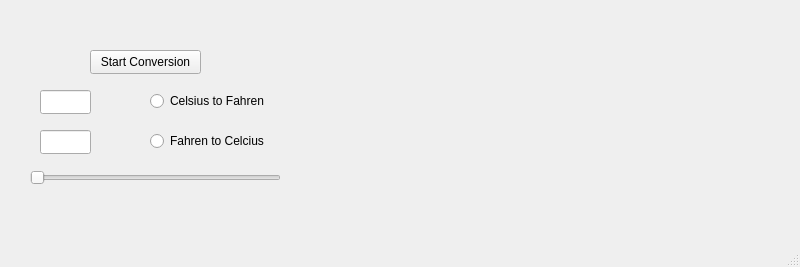
<?xml version="1.0" encoding="UTF-8"?>
<ui version="4.0">
 <class>MainWindow</class>
 <widget class="QMainWindow" name="MainWindow">
  <property name="geometry">
   <rect>
    <x>0</x>
    <y>0</y>
    <width>800</width>
    <height>267</height>
   </rect>
  </property>
  <property name="windowTitle">
   <string>MainWindow</string>
  </property>
  <widget class="QWidget" name="centralwidget">
   <widget class="QRadioButton" name="celsius_to_Fahren">
    <property name="geometry">
     <rect>
      <x>150</x>
      <y>90</y>
      <width>121</width>
      <height>22</height>
     </rect>
    </property>
    <property name="text">
     <string>Celsius to Fahren</string>
    </property>
   </widget>
   <widget class="QRadioButton" name="fahren_to_Celsius">
    <property name="geometry">
     <rect>
      <x>150</x>
      <y>130</y>
      <width>121</width>
      <height>22</height>
     </rect>
    </property>
    <property name="text">
     <string>Fahren to Celcius</string>
    </property>
   </widget>
   <widget class="QPushButton" name="pushButton">
    <property name="geometry">
     <rect>
      <x>90</x>
      <y>50</y>
      <width>111</width>
      <height>24</height>
     </rect>
    </property>
    <property name="text">
     <string>Start Conversion</string>
    </property>
   </widget>
   <widget class="QSlider" name="tempSlider">
    <property name="geometry">
     <rect>
      <x>30</x>
      <y>170</y>
      <width>251</width>
      <height>16</height>
     </rect>
    </property>
    <property name="orientation">
     <enum>Qt::Horizontal</enum>
    </property>
   </widget>
   <widget class="QLineEdit" name="tempInput">
    <property name="geometry">
     <rect>
      <x>40</x>
      <y>90</y>
      <width>51</width>
      <height>24</height>
     </rect>
    </property>
   </widget>
   <widget class="QLineEdit" name="tempOutput">
    <property name="geometry">
     <rect>
      <x>40</x>
      <y>130</y>
      <width>51</width>
      <height>24</height>
     </rect>
    </property>
   </widget>
  </widget>
  <widget class="QMenuBar" name="menubar">
   <property name="geometry">
    <rect>
     <x>0</x>
     <y>0</y>
     <width>800</width>
     <height>21</height>
    </rect>
   </property>
  </widget>
  <widget class="QStatusBar" name="statusbar"/>
 </widget>
 <resources/>
 <connections/>
</ui>
